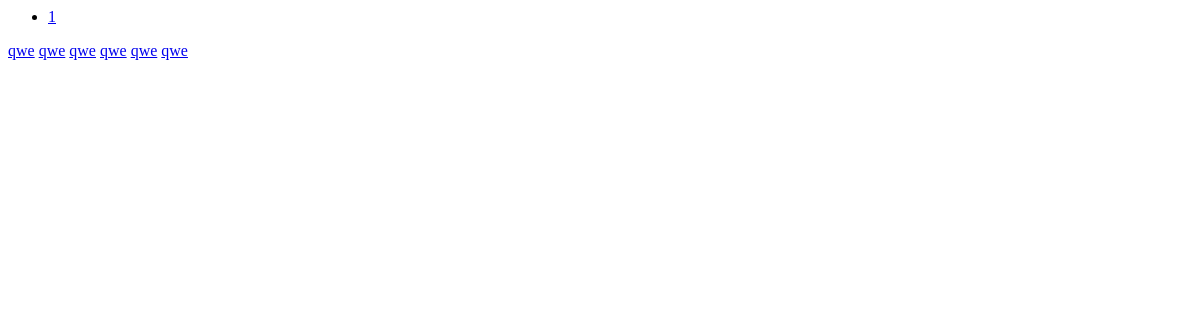
The page /popular/ on the database as committed earlier.
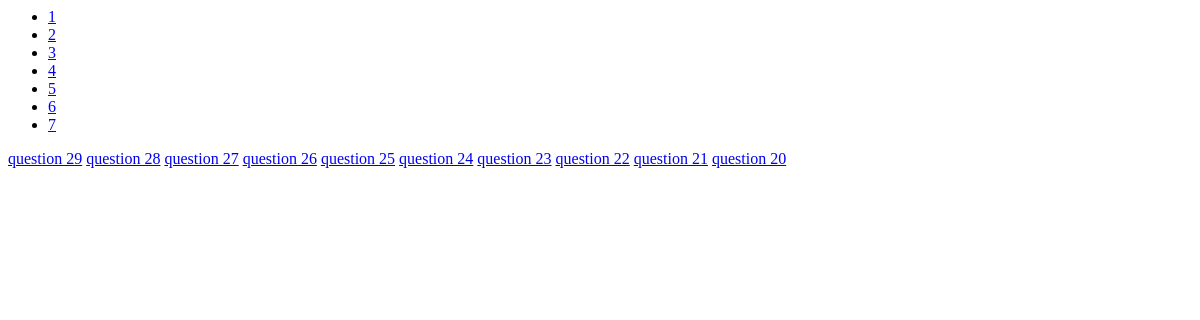
The same page on the database as committed later.
### qa/models.py (models this page shows)
class Question(models.Model):
  title = models.CharField(max_length=255)
  text = models.TextField(default='')
  added_at = models.DateField(default=datetime.date.today)
  rating = models.IntegerField(default=0)
  author = models.ForeignKey(User)
  likes = models.ManyToManyField(User, related_name='likes_set')
  objects = QuestionManager()
  def get_url(self):
    return reverse('question', kwargs={'id': self.id})
  def __unicode__(self):
    return self.title

### qa/views.py (the view)
# urls.py: url(r'^popular/', popular, name = 'popular'),
def popular(request):
  questions = Question.objects.popular()
  page = request.GET.get('page', 1)
  paginator = Paginator(questions, 10)
  paginator.baseurl = '/popular?page='
  page = paginator.page(page)
  return render(request, 'popular.html', {
    'questions': page.object_list,
    'paginator': paginator,
    'page': page,
  })

### qa/models.py (called while the page is built)
  def popular(self):
    return self.order_by('-rating')

### qa/templates/popular.html
<nav><ul class="paginator">
{% for p in paginator.page_range %}
  {% if p == page.number %}
  <li class="active">
  {% else %}
  <li>
  {% endif %}
    <a href="{{ paginator.baseurl }}{{ p }}">{{ p }}</a>
  </li>
{% endfor %}
</ul></nav>
{% for q in questions %}
  <a href="{{ q.get_url }}">{{ q }}</a>
{% endfor %}

Rows that differ between the two databases and show on the page:
no longer on this page (row unchanged): Question: title "qwe"
no longer on this page (row unchanged): Question: title "qwe"
no longer on this page (row unchanged): Question: title "qwe"
no longer on this page (row unchanged): Question: title "qwe"
no longer on this page (row unchanged): Question: title "qwe"
no longer on this page (row unchanged): Question: title "qwe"
added Question: title "question 29"
added Question: title "question 28"
added Question: title "question 27"
added Question: title "question 26"
added Question: title "question 25"
added Question: title "question 24"
added Question: title "question 23"
added Question: title "question 22"
added Question: title "question 21"
added Question: title "question 20"
Other text that changed with them:
new list line: "2"
new list line: "3"
new list line: "4"
new list line: "5"
new list line: "6"
new list line: "7"
